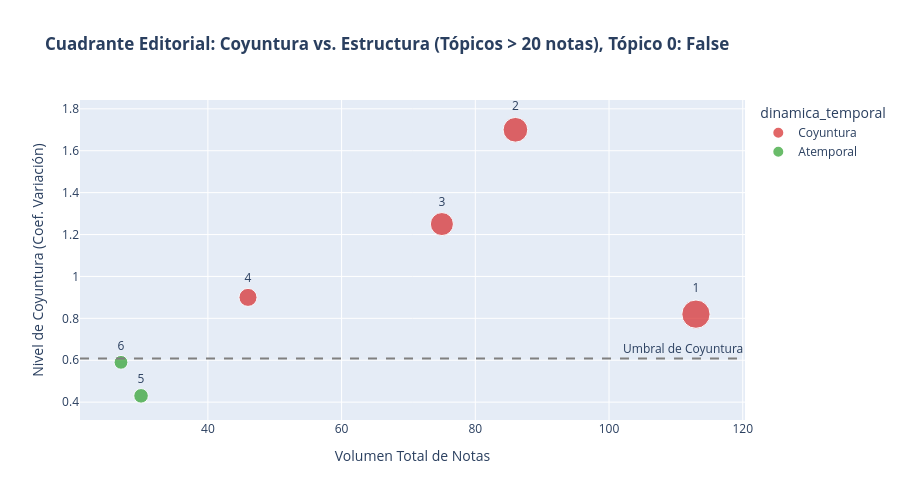

The code cell stored with this chart in its notebook:
### Markdown cell above
## 2.5 Inspección Cualitativa de Tópicos
Analizemos estos topicos clasificados. Mapeamos las palabras clave algorítmicas con los títulos reales de las notas.

### Code cell
import plotly.graph_objects as go
import plotly.express as px
from plotly.subplots import make_subplots

# ==============================================================================
# 1. PREPARACIÓN ESTADÍSTICA ESTRICTA
# ==============================================================================
minimo_notas = 20
MOSTRAR_POLITICA = False

# Filtramos Tópico -1 (ruido) y Tópico 0 (el megaclúster que aplasta al resto)
topicos_limpios = metricas_estabilidad[
    (metricas_estabilidad["Topic"] != -1) 
     & 
    (metricas_estabilidad["Topic"] != 0) if MOSTRAR_POLITICA==False else (metricas_estabilidad["Topic"] != -1)
].copy()

# Regla 1: Solo tópicos con volumen decente (> minimo_notas) para que la curva tenga sentido
topicos_robustos = topicos_limpios[topicos_limpios["volumen_total"] >= minimo_notas].copy()

# Preparar dataset temporal
df_evo = df_temp[df_temp["topic"].isin(topicos_robustos["Topic"])].copy()
df_evo["post_year"] = df_evo["post_date"].dt.year
agg = df_evo.groupby(["topic", "post_year"]).size().reset_index(name="notas")

# Regla 2: Normalización por Pico Máximo (El pico histórico = 100%)
max_por_topico = agg.groupby("topic")["notas"].max().reset_index(name="max_notas")
agg = agg.merge(max_por_topico, on="topic")
agg["intensidad_relativa"] = (agg["notas"] / agg["max_notas"]) * 100

# Ampliamos a 5 tópicos por panel
top_coyuntura = topicos_robustos.sort_values("coef_variacion", ascending=False).head(5)
top_evergreen = topicos_robustos.sort_values("coef_variacion", ascending=True).head(5)

# ==============================================================================
# GRÁFICO A: EL CUADRANTE EDITORIAL (Scatter Analítico)
# ==============================================================================
fig_scatter = px.scatter(
    topicos_robustos,
    x="volumen_total",
    y="coef_variacion",
    color="dinamica_temporal",
    size="volumen_total",
    hover_name="terminos_historicos",
    text="Topic",
    color_discrete_map={"Coyuntura": "#d62728", "Atemporal": "#2ca02c"},
    title=f'<b>Cuadrante Editorial: Coyuntura vs. Estructura (Tópicos > {minimo_notas} notas), Tópico 0: {MOSTRAR_POLITICA} </b>',
    labels={"volumen_total": "Volumen Total de Notas", "coef_variacion": "Nivel de Coyuntura (Coef. Variación)"},
    height=500
)
fig_scatter.update_traces(textposition='top center')
fig_scatter.add_hline(y=umbral_coyuntural, line_dash="dash", line_color="gray", annotation_text="Umbral de Coyuntura")
fig_scatter.write_html(OUTPUT_DIR / "03A_cuadrante_editorial.html")
fig_scatter.show()

### Figure 1 — Plotly figure (JSON) as saved in the notebook; plotly's stock layout.template omitted (floating-point values rounded to 4 significant figures)
{"data": [{"hovertemplate": "<b>%{hovertext}</b><br><br>dinamica_temporal=Coyuntura<br>Volumen Total de Notas=%{marker.size}<br>Nivel de Coyuntura (Coef. Variación)=%{y}<br>Topic=%{text}<extra></extra>", "hovertext": ["aborto, abortar, anticonceptivo, embarazo, embarazado", "pandemia, epidemia, vacunar, vacuna, vacunación", "papal, catolicismo, arzobispo, católica, católico", "noticia, sociedad, tecnológico, periodismo, tecnología"], "legendgroup": "Coyuntura", "marker": {"color": "#d62728", "size": [86, 75, 46, 113], "sizemode": "area", "sizeref": 0.2825, "symbol": "circle"}, "mode": "markers+text", "name": "Coyuntura", "orientation": "v", "showlegend": true, "text": [2.0, 3.0, 4.0, 1.0], "textposition": "top center", "type": "scatter", "x": [86, 75, 46, 113], "xaxis": "x", "y": [1.7, 1.25, 0.9, 0.82], "yaxis": "y"}, {"hovertemplate": "<b>%{hovertext}</b><br><br>dinamica_temporal=Atemporal<br>Volumen Total de Notas=%{marker.size}<br>Nivel de Coyuntura (Coef. Variación)=%{y}<br>Topic=%{text}<extra></extra>", "hovertext": ["soviética, soviético, vladimir, rusia, ucrania", "arte, art, estética, artístico, artista"], "legendgroup": "Atemporal", "marker": {"color": "#2ca02c", "size": [27, 30], "sizemode": "area", "sizeref": 0.2825, "symbol": "circle"}, "mode": "markers+text", "name": "Atemporal", "orientation": "v", "showlegend": true, "text": [6.0, 5.0], "textposition": "top center", "type": "scatter", "x": [27, 30], "xaxis": "x", "y": [0.59, 0.43], "yaxis": "y"}], "layout": {"annotations": [{"showarrow": false, "text": "Umbral de Coyuntura", "x": 1, "xanchor": "right", "xref": "x domain", "y": 0.608, "yanchor": "bottom", "yref": "y"}], "height": 500, "legend": {"itemsizing": "constant", "title": {"text": "dinamica_temporal"}, "tracegroupgap": 0}, "shapes": [{"line": {"color": "gray", "dash": "dash"}, "type": "line", "x0": 0, "x1": 1, "xref": "x domain", "y0": 0.608, "y1": 0.608, "yref": "y"}], "title": {"text": "<b>Cuadrante Editorial: Coyuntura vs. Estructura (Tópicos > 20 notas), Tópico 0: False </b>"}, "xaxis": {"anchor": "y", "domain": [0, 1], "title": {"text": "Volumen Total de Notas"}}, "yaxis": {"anchor": "x", "domain": [0, 1], "title": {"text": "Nivel de Coyuntura (Coef. Variación)"}}}}
